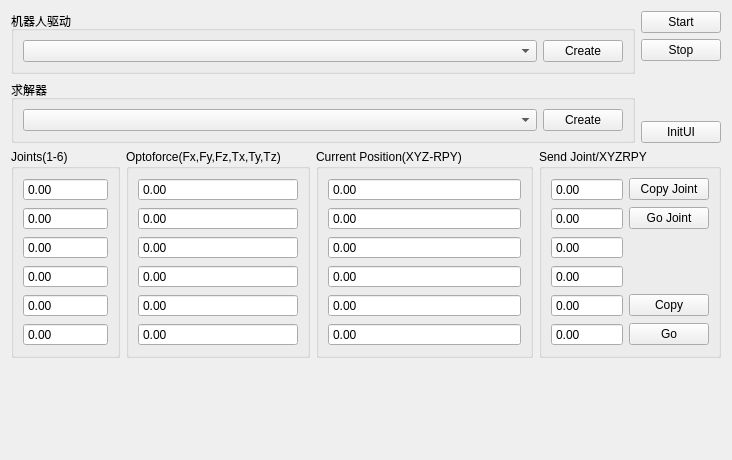
<?xml version="1.0" encoding="UTF-8"?>
<ui version="4.0">
 <class>DragAppWidget</class>
 <widget class="QWidget" name="DragAppWidget">
  <property name="geometry">
   <rect>
    <x>0</x>
    <y>0</y>
    <width>732</width>
    <height>460</height>
   </rect>
  </property>
  <property name="windowTitle">
   <string>Form</string>
  </property>
  <layout class="QGridLayout" name="gridLayout_7">
   <item row="0" column="0" colspan="5">
    <layout class="QGridLayout" name="gridLayout_6" columnstretch="100,1">
     <item row="0" column="0">
      <widget class="QGroupBox" name="groupBox">
       <property name="title">
        <string>机器人驱动</string>
       </property>
       <layout class="QGridLayout" name="gridLayout">
        <item row="0" column="0">
         <widget class="QComboBox" name="cboArmRobotList"/>
        </item>
        <item row="0" column="1">
         <widget class="QPushButton" name="btnCreateArmRobot">
          <property name="sizePolicy">
           <sizepolicy hsizetype="Maximum" vsizetype="Fixed">
            <horstretch>0</horstretch>
            <verstretch>0</verstretch>
           </sizepolicy>
          </property>
          <property name="text">
           <string>Create</string>
          </property>
         </widget>
        </item>
       </layout>
      </widget>
     </item>
     <item row="0" column="1" rowspan="2">
      <layout class="QVBoxLayout" name="verticalLayout">
       <item>
        <widget class="QPushButton" name="btnStart">
         <property name="sizePolicy">
          <sizepolicy hsizetype="Maximum" vsizetype="Fixed">
           <horstretch>0</horstretch>
           <verstretch>0</verstretch>
          </sizepolicy>
         </property>
         <property name="text">
          <string>Start</string>
         </property>
        </widget>
       </item>
       <item>
        <widget class="QPushButton" name="btnStop">
         <property name="sizePolicy">
          <sizepolicy hsizetype="Maximum" vsizetype="Fixed">
           <horstretch>0</horstretch>
           <verstretch>0</verstretch>
          </sizepolicy>
         </property>
         <property name="text">
          <string>Stop</string>
         </property>
        </widget>
       </item>
       <item>
        <spacer name="verticalSpacer">
         <property name="orientation">
          <enum>Qt::Vertical</enum>
         </property>
         <property name="sizeHint" stdset="0">
          <size>
           <width>20</width>
           <height>40</height>
          </size>
         </property>
        </spacer>
       </item>
       <item>
        <widget class="QPushButton" name="btnInit">
         <property name="sizePolicy">
          <sizepolicy hsizetype="Maximum" vsizetype="Fixed">
           <horstretch>0</horstretch>
           <verstretch>0</verstretch>
          </sizepolicy>
         </property>
         <property name="text">
          <string>InitUI</string>
         </property>
        </widget>
       </item>
      </layout>
     </item>
     <item row="1" column="0">
      <widget class="QGroupBox" name="groupBox_2">
       <property name="title">
        <string>求解器</string>
       </property>
       <layout class="QGridLayout" name="gridLayout_2">
        <item row="0" column="0">
         <widget class="QComboBox" name="cboArmIkList"/>
        </item>
        <item row="0" column="1">
         <widget class="QPushButton" name="btnCreateIk">
          <property name="sizePolicy">
           <sizepolicy hsizetype="Maximum" vsizetype="Fixed">
            <horstretch>0</horstretch>
            <verstretch>0</verstretch>
           </sizepolicy>
          </property>
          <property name="text">
           <string>Create</string>
          </property>
         </widget>
        </item>
       </layout>
      </widget>
     </item>
    </layout>
   </item>
   <item row="1" column="4">
    <widget class="QGroupBox" name="groupBox_5">
     <property name="title">
      <string>Send Joint/XYZRPY</string>
     </property>
     <layout class="QGridLayout" name="gridLayout_5">
      <item row="0" column="0">
       <widget class="QDoubleSpinBox" name="dsbCmd_1">
        <property name="buttonSymbols">
         <enum>QAbstractSpinBox::NoButtons</enum>
        </property>
        <property name="minimum">
         <double>-999999.000000000000000</double>
        </property>
        <property name="maximum">
         <double>999999.000000000000000</double>
        </property>
       </widget>
      </item>
      <item row="1" column="0">
       <widget class="QDoubleSpinBox" name="dsbCmd_2">
        <property name="buttonSymbols">
         <enum>QAbstractSpinBox::NoButtons</enum>
        </property>
        <property name="minimum">
         <double>-999999.000000000000000</double>
        </property>
        <property name="maximum">
         <double>999999.000000000000000</double>
        </property>
       </widget>
      </item>
      <item row="2" column="0">
       <widget class="QDoubleSpinBox" name="dsbCmd_3">
        <property name="buttonSymbols">
         <enum>QAbstractSpinBox::NoButtons</enum>
        </property>
        <property name="minimum">
         <double>-999999.000000000000000</double>
        </property>
        <property name="maximum">
         <double>999999.000000000000000</double>
        </property>
       </widget>
      </item>
      <item row="3" column="0">
       <widget class="QDoubleSpinBox" name="dsbCmd_4">
        <property name="buttonSymbols">
         <enum>QAbstractSpinBox::NoButtons</enum>
        </property>
        <property name="minimum">
         <double>-999999.000000000000000</double>
        </property>
        <property name="maximum">
         <double>999999.000000000000000</double>
        </property>
       </widget>
      </item>
      <item row="4" column="0">
       <widget class="QDoubleSpinBox" name="dsbCmd_5">
        <property name="buttonSymbols">
         <enum>QAbstractSpinBox::NoButtons</enum>
        </property>
        <property name="minimum">
         <double>-999999.000000000000000</double>
        </property>
        <property name="maximum">
         <double>999999.000000000000000</double>
        </property>
       </widget>
      </item>
      <item row="5" column="0">
       <widget class="QDoubleSpinBox" name="dsbCmd_6">
        <property name="buttonSymbols">
         <enum>QAbstractSpinBox::NoButtons</enum>
        </property>
        <property name="minimum">
         <double>-999999.000000000000000</double>
        </property>
        <property name="maximum">
         <double>999999.000000000000000</double>
        </property>
       </widget>
      </item>
      <item row="5" column="1">
       <widget class="QPushButton" name="btnGo">
        <property name="text">
         <string>Go</string>
        </property>
       </widget>
      </item>
      <item row="4" column="1">
       <widget class="QPushButton" name="btnCopy">
        <property name="text">
         <string>Copy</string>
        </property>
       </widget>
      </item>
      <item row="0" column="1">
       <widget class="QPushButton" name="btnCopyJoint">
        <property name="text">
         <string>Copy Joint</string>
        </property>
       </widget>
      </item>
      <item row="1" column="1">
       <widget class="QPushButton" name="btnGoJoint">
        <property name="text">
         <string>Go Joint</string>
        </property>
       </widget>
      </item>
     </layout>
    </widget>
   </item>
   <item row="1" column="0">
    <widget class="QGroupBox" name="groupBox_6">
     <property name="title">
      <string>Joints(1-6)</string>
     </property>
     <layout class="QGridLayout" name="gridLayout_10">
      <item row="0" column="0">
       <widget class="QDoubleSpinBox" name="dsbRealJoint_1">
        <property name="buttonSymbols">
         <enum>QAbstractSpinBox::NoButtons</enum>
        </property>
        <property name="minimum">
         <double>-999999.000000000000000</double>
        </property>
        <property name="maximum">
         <double>999999.000000000000000</double>
        </property>
       </widget>
      </item>
      <item row="1" column="0">
       <widget class="QDoubleSpinBox" name="dsbRealJoint_2">
        <property name="buttonSymbols">
         <enum>QAbstractSpinBox::NoButtons</enum>
        </property>
        <property name="minimum">
         <double>-999999.000000000000000</double>
        </property>
        <property name="maximum">
         <double>999999.000000000000000</double>
        </property>
       </widget>
      </item>
      <item row="2" column="0">
       <widget class="QDoubleSpinBox" name="dsbRealJoint_3">
        <property name="buttonSymbols">
         <enum>QAbstractSpinBox::NoButtons</enum>
        </property>
        <property name="minimum">
         <double>-999999.000000000000000</double>
        </property>
        <property name="maximum">
         <double>999999.000000000000000</double>
        </property>
       </widget>
      </item>
      <item row="3" column="0">
       <widget class="QDoubleSpinBox" name="dsbRealJoint_4">
        <property name="buttonSymbols">
         <enum>QAbstractSpinBox::NoButtons</enum>
        </property>
        <property name="minimum">
         <double>-999999.000000000000000</double>
        </property>
        <property name="maximum">
         <double>999999.000000000000000</double>
        </property>
       </widget>
      </item>
      <item row="4" column="0">
       <widget class="QDoubleSpinBox" name="dsbRealJoint_5">
        <property name="buttonSymbols">
         <enum>QAbstractSpinBox::NoButtons</enum>
        </property>
        <property name="minimum">
         <double>-999999.000000000000000</double>
        </property>
        <property name="maximum">
         <double>999999.000000000000000</double>
        </property>
       </widget>
      </item>
      <item row="5" column="0">
       <widget class="QDoubleSpinBox" name="dsbRealJoint_6">
        <property name="buttonSymbols">
         <enum>QAbstractSpinBox::NoButtons</enum>
        </property>
        <property name="minimum">
         <double>-999999.000000000000000</double>
        </property>
        <property name="maximum">
         <double>999999.000000000000000</double>
        </property>
       </widget>
      </item>
     </layout>
    </widget>
   </item>
   <item row="2" column="0" colspan="5">
    <widget class="QLabel" name="label">
     <property name="text">
      <string/>
     </property>
    </widget>
   </item>
   <item row="1" column="1">
    <widget class="QGroupBox" name="groupBox_3">
     <property name="title">
      <string>Optoforce(Fx,Fy,Fz,Tx,Ty,Tz)</string>
     </property>
     <layout class="QGridLayout" name="gridLayout_3">
      <item row="0" column="0">
       <widget class="QDoubleSpinBox" name="dsbFx">
        <property name="buttonSymbols">
         <enum>QAbstractSpinBox::NoButtons</enum>
        </property>
        <property name="minimum">
         <double>-999999.000000000000000</double>
        </property>
        <property name="maximum">
         <double>999999.000000000000000</double>
        </property>
       </widget>
      </item>
      <item row="1" column="0">
       <widget class="QDoubleSpinBox" name="dsbFy">
        <property name="buttonSymbols">
         <enum>QAbstractSpinBox::NoButtons</enum>
        </property>
        <property name="minimum">
         <double>-999999.000000000000000</double>
        </property>
        <property name="maximum">
         <double>999999.000000000000000</double>
        </property>
       </widget>
      </item>
      <item row="2" column="0">
       <widget class="QDoubleSpinBox" name="dsbFz">
        <property name="buttonSymbols">
         <enum>QAbstractSpinBox::NoButtons</enum>
        </property>
        <property name="minimum">
         <double>-999999.000000000000000</double>
        </property>
        <property name="maximum">
         <double>999999.000000000000000</double>
        </property>
       </widget>
      </item>
      <item row="3" column="0">
       <widget class="QDoubleSpinBox" name="dsbTx">
        <property name="buttonSymbols">
         <enum>QAbstractSpinBox::NoButtons</enum>
        </property>
        <property name="minimum">
         <double>-999999.000000000000000</double>
        </property>
        <property name="maximum">
         <double>999999.000000000000000</double>
        </property>
       </widget>
      </item>
      <item row="4" column="0">
       <widget class="QDoubleSpinBox" name="dsbTy">
        <property name="buttonSymbols">
         <enum>QAbstractSpinBox::NoButtons</enum>
        </property>
        <property name="minimum">
         <double>-999999.000000000000000</double>
        </property>
        <property name="maximum">
         <double>999999.000000000000000</double>
        </property>
       </widget>
      </item>
      <item row="5" column="0">
       <widget class="QDoubleSpinBox" name="dsbTz">
        <property name="buttonSymbols">
         <enum>QAbstractSpinBox::NoButtons</enum>
        </property>
        <property name="minimum">
         <double>-999999.000000000000000</double>
        </property>
        <property name="maximum">
         <double>999999.000000000000000</double>
        </property>
       </widget>
      </item>
     </layout>
    </widget>
   </item>
   <item row="1" column="2" colspan="2">
    <widget class="QGroupBox" name="groupBox_4">
     <property name="title">
      <string>Current Position(XYZ-RPY)</string>
     </property>
     <layout class="QGridLayout" name="gridLayout_4">
      <item row="0" column="0">
       <widget class="QDoubleSpinBox" name="dsbActual_X">
        <property name="buttonSymbols">
         <enum>QAbstractSpinBox::NoButtons</enum>
        </property>
        <property name="minimum">
         <double>-999999.000000000000000</double>
        </property>
        <property name="maximum">
         <double>999999.000000000000000</double>
        </property>
       </widget>
      </item>
      <item row="1" column="0">
       <widget class="QDoubleSpinBox" name="dsbActual_Y">
        <property name="buttonSymbols">
         <enum>QAbstractSpinBox::NoButtons</enum>
        </property>
        <property name="minimum">
         <double>-999999.000000000000000</double>
        </property>
        <property name="maximum">
         <double>999999.000000000000000</double>
        </property>
       </widget>
      </item>
      <item row="2" column="0">
       <widget class="QDoubleSpinBox" name="dsbActual_Z">
        <property name="buttonSymbols">
         <enum>QAbstractSpinBox::NoButtons</enum>
        </property>
        <property name="minimum">
         <double>-999999.000000000000000</double>
        </property>
        <property name="maximum">
         <double>999999.000000000000000</double>
        </property>
       </widget>
      </item>
      <item row="3" column="0">
       <widget class="QDoubleSpinBox" name="dsbActual_R">
        <property name="buttonSymbols">
         <enum>QAbstractSpinBox::NoButtons</enum>
        </property>
        <property name="minimum">
         <double>-999999.000000000000000</double>
        </property>
        <property name="maximum">
         <double>999999.000000000000000</double>
        </property>
       </widget>
      </item>
      <item row="4" column="0">
       <widget class="QDoubleSpinBox" name="dsbActual_P">
        <property name="buttonSymbols">
         <enum>QAbstractSpinBox::NoButtons</enum>
        </property>
        <property name="minimum">
         <double>-999999.000000000000000</double>
        </property>
        <property name="maximum">
         <double>999999.000000000000000</double>
        </property>
       </widget>
      </item>
      <item row="5" column="0">
       <widget class="QDoubleSpinBox" name="dsbActual_y">
        <property name="buttonSymbols">
         <enum>QAbstractSpinBox::NoButtons</enum>
        </property>
        <property name="minimum">
         <double>-999999.000000000000000</double>
        </property>
        <property name="maximum">
         <double>999999.000000000000000</double>
        </property>
       </widget>
      </item>
     </layout>
    </widget>
   </item>
  </layout>
 </widget>
 <resources/>
 <connections/>
</ui>
